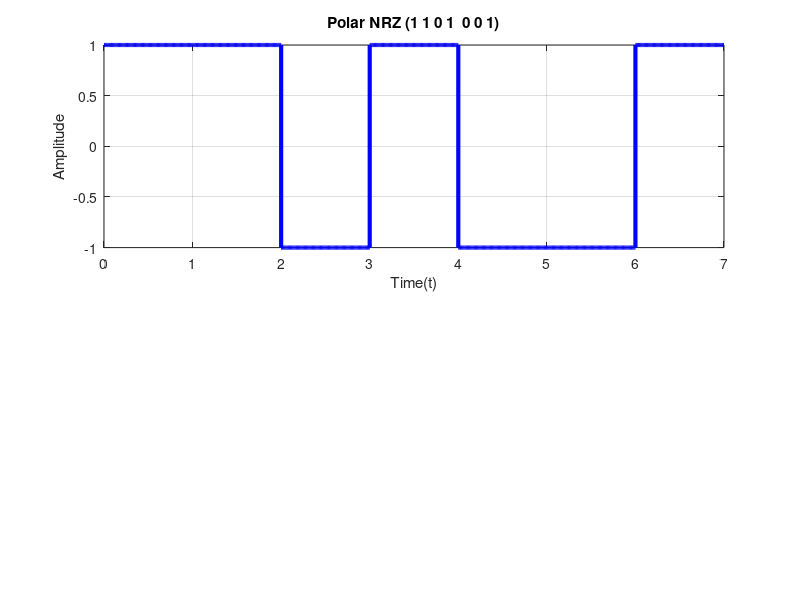

Here is the MATLAB script that generated this plot:
clear all;
close all;
fs=100;
t=0:1/fs:1;
bit=[ 1 1 0 1 0 0 1];
time=[];
dis_sig=[];
for i =1:1:length(bit)
    dis_sig=[dis_sig (bit(i)==0)*-ones(1,length(t))+(bit(i)==1)*ones(1,length(t))];
    time=[time t];
    t=t+1;
end
subplot(2,1,1);
plot(time,dis_sig,'b','linewidth',3);
axis([0 time(end) -1 1]);
xlabel('Time(t)');
title('Polar NRZ (1 1 0 1  0 0 1)')
ylabel('Amplitude');
grid on;